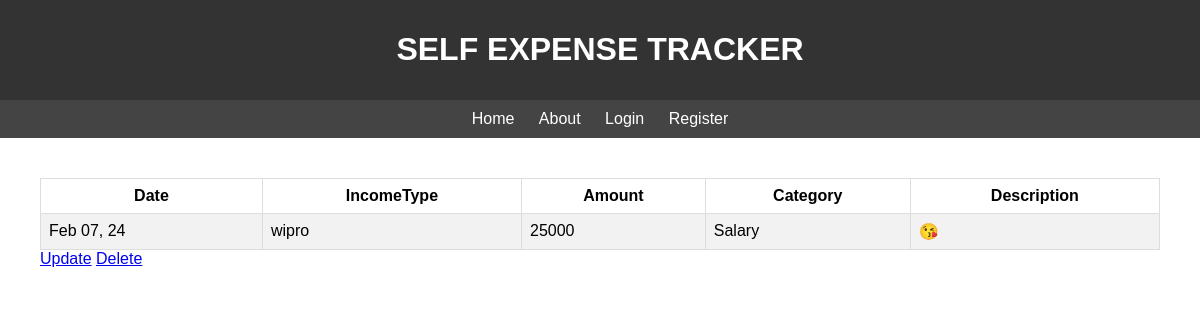
/income/2/, run on the app's committed database.
### finance/models.py (models this page shows, shortened)
class Income(models.Model):
    INCOME_CHOICES = [
        ('Salary', 'Salary'),
        ('Sales', 'Sales'),
        ('Dividends', 'Dividends'),
        ('Rental', 'Rental'),
        ('Grants', 'Grants'),
        ('Refunds', 'Refunds'),
        ('Awards', 'Awards'),
        ('Others', 'Others'),
    ]
    user = models.ForeignKey(User, on_delete=models.CASCADE)
    income_type = models.CharField(max_length=25)
    category = models.CharField(max_length=25, choices=INCOME_CHOICES)
    date = models.DateTimeField(default=timezone.now)
    amount = models.IntegerField()
    description = models.TextField(blank=True)

### finance/views.py (the view)
# urls.py: path('income/<int:pk>/', IncomeDetailView.as_view(), name='income-detail'),
class IncomeDetailView(DetailView):
    model = Income

### finance/templates/finance/income_detail.html
{% extends "finance/base.html" %}
{% block content %}
    <table class="b">
        <tr class="c">
            <th>Date</th>
            <th>IncomeType</th>
            <th>Amount</th>
            <th>Category</th>
            <th>Description</th>
        </tr>
        <tr class="d">
            <td>{{ object.date|date:"M d, y" }}</td>
            <td>{{ object.income_type }}</td>
            <td>{{ object.amount }}</td>
            <td>{{ object.category }}</td>
            {% if object.description %}
                <td>{{ object.description }}</td>
            {% endif %}
        </tr>
    </table>
    <a href="{% url 'income-update' object.id %}" class="f">Update</a>
    <a href="{% url 'income-delete' object.id %}" class="f">Delete</a>
{% endblock %}

### finance/static/finance/none.css (style rules this page uses)
body { font-family: Arial, sans-serif; margin: 0; padding: 0; }
table { width: 100%; border-collapse: collapse; }
th, td { border: 1px solid #ddd; padding: 8px; }
tr:nth-child(even) { background-color: #f2f2f2; }

### data on the page
Income: date "Feb 07, 24", income_type "wipro", amount "25000", category "Salary", description "😘"
